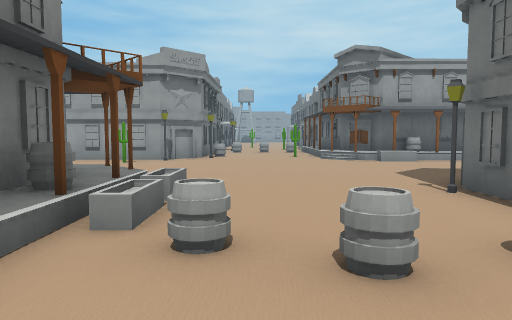
view 1 (above)

12 first-person views from a walk through a level from a Godot 3-D game. The camera is 1.5 m above the floor, tilts 4° down and sees 70° across. The floor is counted in squares, 2 m on a side. Each view is taken from the middle of a square. On the plan, view 1 faces up. The plan holds only what a view shows up to about 11 squares ahead; the rest is blank. The place goes on beyond the plan.

view 2
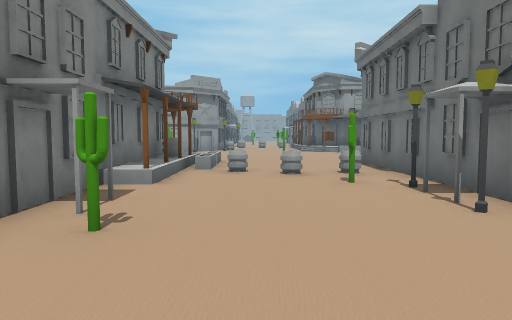

view 3
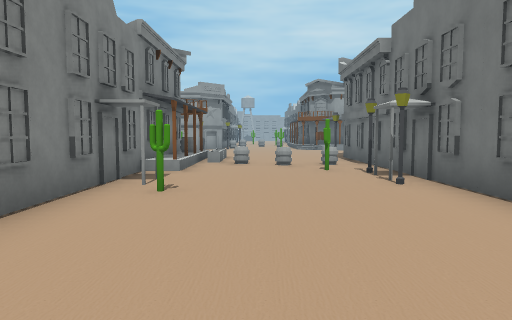

view 4
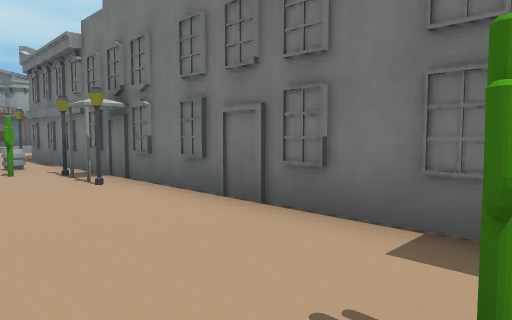

view 5
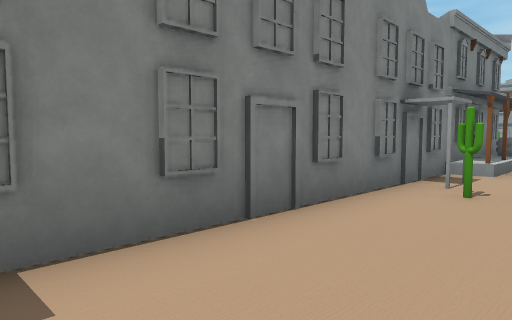

view 6
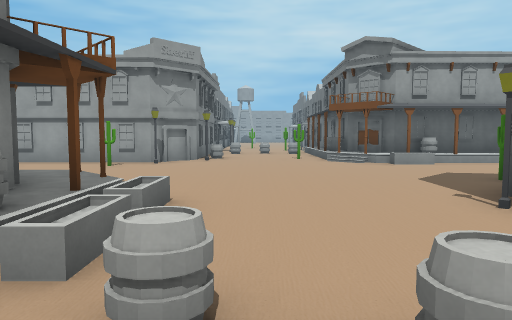

view 7
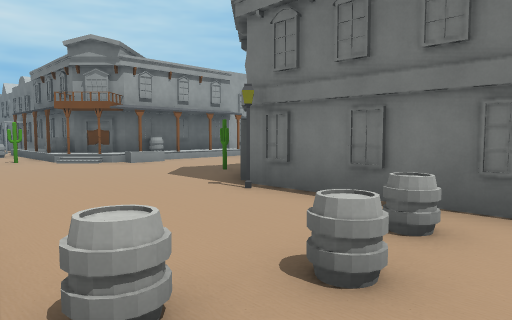

view 8
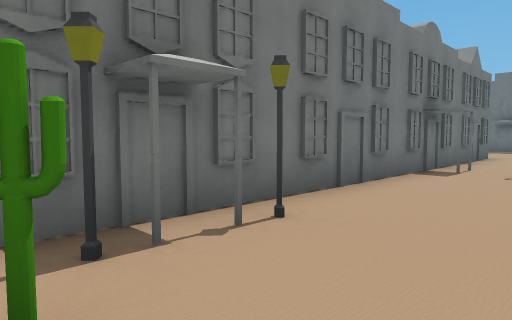

view 9
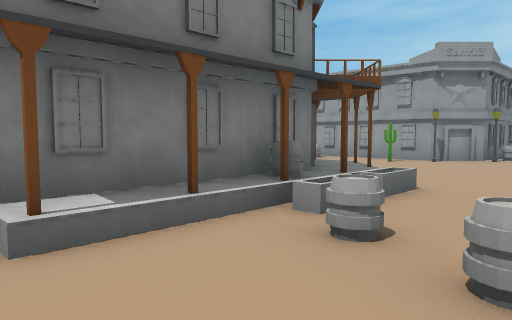

view 10
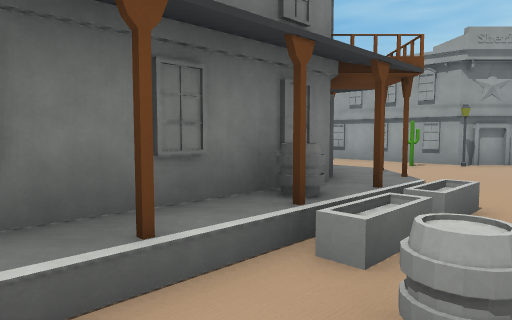

view 11
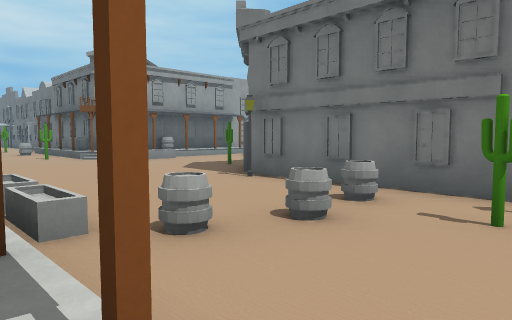

view 12
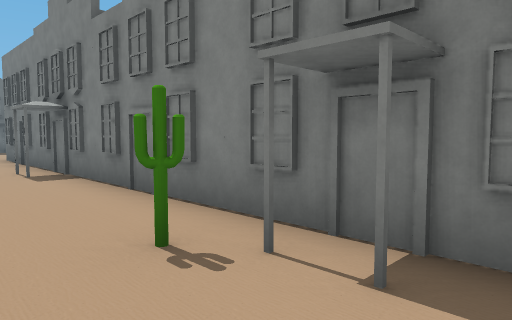

### Floor plan
Points are (right, up) in squares from view 1. A wall is a line through its corners. A room is listed if a view was taken in it or the views show most of it. See-through windows are left out.
Room 1 (views 1, 2, 3, 4, 5, 6, 7, 8, 9, 10, 11, 12)
walls: (2.9, -7.5) (2.9, -0.1); (-1.7, 2.5) (-1.7, 0.5); (-2.4, 2.5) (-2.4, -7.5)
ways out: opening at (0.5, 2.5); closed door at (-2, -7); closed door at (-2, -4.5); closed door at (-2, -1); closed door at (3, -4)
objects: cactus (-1, -2); other object (0, 2); cactus (1, -7); cactus (1, 1)

Where each view was taken, in squares from view 1:
view 1: 0 up, 0 right, facing up
view 2: 5 down, 0 right, facing up
view 3: 7 down, 0 right, facing up
view 4: 7 down, 0 right, facing up-right
view 5: 7 down, 0 right, facing up-left
view 6: 1 up, 0 right, facing up
view 7: 1 up, 1 left, facing up-right
view 8: 1 up, 0 right, facing down-right
view 9: 0 up, 1 right, facing up-left
view 10: 1 up, 0 right, facing up-left
view 11: 0 up, 2 left, facing up-right
view 12: 0 up, 0 right, facing down-left
